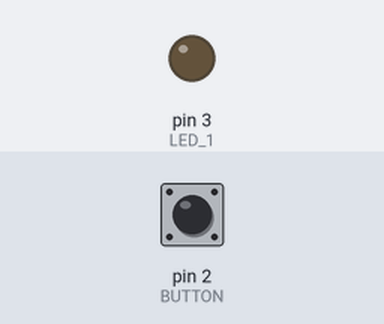
A sketch run on a simulated Arduino Uno, built with avr-gcc and run on an emulated ATmega328P. On the bench: output pins drawn as LEDs (lit = HIGH). Inputs (shaded band) come from the test bench; at power-on: pin 2 (BUTTON) LOW.

Above: at 1.2 s.
1.3 s: pin 2 (BUTTON) pulled HIGH for 0.15 s
At 1.37 s:
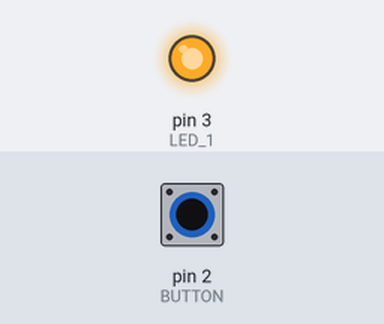
2.9 s: pin 2 (BUTTON) pulled HIGH for 3.2 s
At 6.9 s:
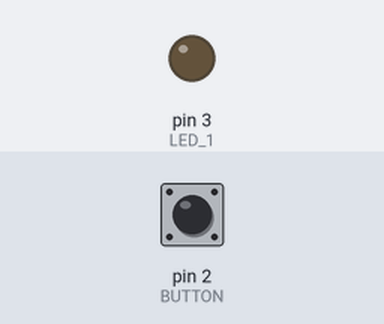
Timing chart, 0 to 8.4 s (numbered marks = the images above; inputs shaded):
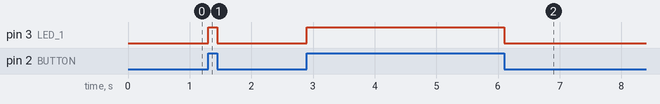

The sketch:

Exercise_4.ino
```cpp
#define BUTTON      2             // Plug the wire of button in the PIN 2
#define LED_1       3             // Plug the LED 1 in the PIN 3


void setup() {
  pinMode(BUTTON, INPUT); // Initialize the digital pin as input
  pinMode(LED_1, OUTPUT); // Initialize the digital pin as output
}

void loop() {
  // Save the state in the variable button_state
  int button_state = digitalRead(BUTTON);
  // If the button is press then light the LED
  digitalWrite(LED_1,button_state);
}
```

Measured:
- after the input at 1.3 s, pin 3 (LED_1): LOW → HIGH at once, → LOW 0.15 s later
- after the input at 2.9 s, pin 3 (LED_1): LOW → HIGH at once, → LOW 3.2 s later
